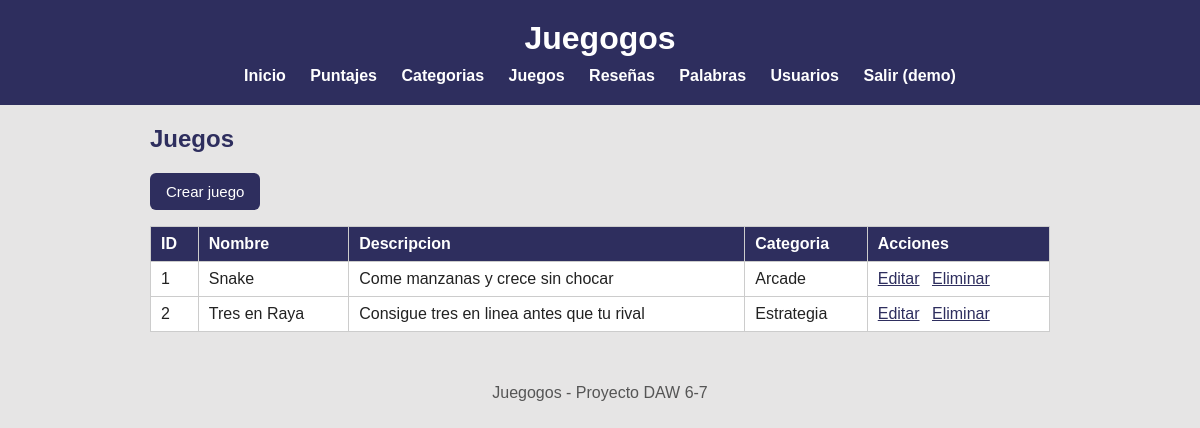
The app's page /index.php?url=juegos/listar (signed in), older data.
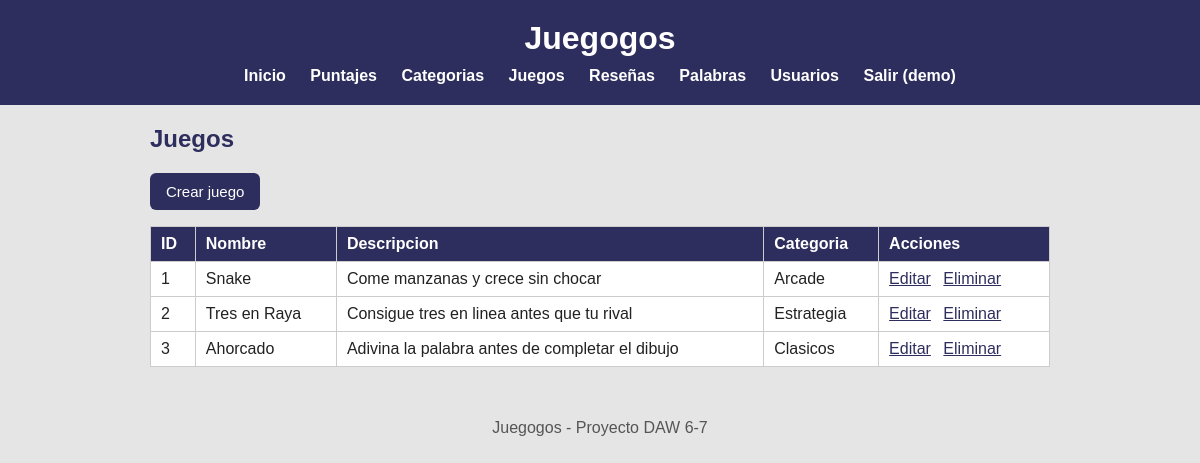
The same page, newer data.
### tables this page shows
CREATE TABLE juegos (
  id           INT AUTO_INCREMENT PRIMARY KEY,
  nombre       VARCHAR(80)  NOT NULL,
  descripcion  VARCHAR(255),
  categoria_id INT,
  FOREIGN KEY (categoria_id) REFERENCES categorias(id) ON DELETE SET NULL
);

CREATE TABLE categorias (
  id          INT AUTO_INCREMENT PRIMARY KEY,
  nombre      VARCHAR(50)  NOT NULL,
  descripcion VARCHAR(255)
);

### app/controllers/JuegoController.php (called while the page is built, shortened)
<?php
require_once __DIR__ . "/../models/Juego.php";
class JuegoController
{
    public function listar()
    {
        $juegos = Juego::obtenerTodos();
        require __DIR__ . "/../views/juegos/listar.php";
    }
}

### app/models/Juego.php (called while the page is built, shortened)
<?php
class Juego
{
    public static function obtenerTodos()
    {
        $conn = Conexion::conectar();
        $sql = "SELECT j.id, j.nombre, j.descripcion,
                       c.nombre AS nombre_categoria
                FROM juegos j
                LEFT JOIN categorias c ON c.id = j.categoria_id
                ORDER BY j.id";
        $res = $conn->query($sql);
        $juegos = [];
        while ($fila = $res->fetch_assoc()) {
            $juegos[] = $fila;
        }
        return $juegos;
    }
}

### app/views/juegos/listar.php (the view)
<?php $titulo = "Juegos"; require __DIR__ . "/../partials/header.php"; ?>
<h2>Juegos</h2>
<p><a class="boton" href="index.php?url=juegos/crearForm">Crear juego</a></p>
<table>
    <tr>
        <th>ID</th>
        <th>Nombre</th>
        <th>Descripcion</th>
        <th>Categoria</th>
        <th>Acciones</th>
    </tr>
    <?php foreach ($juegos as $j): ?>
        <tr>
            <td><?= htmlspecialchars($j["id"]) ?></td>
            <td><?= htmlspecialchars($j["nombre"]) ?></td>
            <td><?= htmlspecialchars($j["descripcion"]) ?></td>
            <td><?= htmlspecialchars($j["nombre_categoria"] ?? "Sin categoria") ?></td>
            <td>
                <a href="index.php?url=juegos/editarForm&id=<?= $j["id"] ?>">Editar</a>
                <a href="index.php?url=juegos/eliminar&id=<?= $j["id"] ?>"
                   onclick="return confirm('Eliminar juego?')">Eliminar</a>
            </td>
        </tr>
    <?php endforeach; ?>
</table>
<?php require __DIR__ . "/../partials/footer.php"; ?>

### public/index.php (shortened to what this page needs)
<?php
require_once __DIR__ . "/../app/controllers/JuegoController.php";
$url = $_GET["url"] ?? "home/index";
switch ($url) {
    case "juegos/listar":     (new JuegoController())->listar();     break;
}

### app/views/partials/header.php (shortened to what this page needs)
<?php
$hayLogin = isset($_SESSION["id_usuario"]);
?>
<!DOCTYPE html>
<html lang="es">
<head>
    <link rel="stylesheet" href="css/estilos.css">
</head>
<body>
    <header>
        <h1>Juegogos</h1>
        <nav>
            <a href="index.php?url=home/index">Inicio</a>
            <?php if ($hayLogin): ?>
                <a href="index.php?url=puntajes/listar">Puntajes</a>
                <a href="index.php?url=categorias/listar">Categorias</a>
                <a href="index.php?url=juegos/listar">Juegos</a>
                <a href="index.php?url=resenas/listar">Reseñas</a>
                <a href="index.php?url=palabras/listar">Palabras</a>
                <a href="index.php?url=usuarios/listar">Usuarios</a>
                <a href="index.php?url=auth/logout">Salir (<?= htmlspecialchars($_SESSION["usuario"]) ?>)</a>
            <?php else: ?>
                <a href="index.php?url=auth/login">Ingresar</a>
            <?php endif; ?>
        </nav>
    </header>
    <main>

### app/views/partials/footer.php
    </main>
    <footer>
        <p>Juegogos - Proyecto DAW 6-7</p>
    </footer>
</body>
</html>

### public/css/estilos.css (style rules this page uses)
body { font-family: Arial, Helvetica, sans-serif; margin: 0; padding: 0; background-color: rgb(230, 229, 229); color: #222; }
header { background-color: rgb(46, 46, 94); color: white; padding: 20px; text-align: center; }
header h1 { margin: 0; }
nav { margin-top: 10px; }
nav a { color: white; text-decoration: none; margin: 0 10px; font-weight: bold; }
main { max-width: 900px; margin: 20px auto; padding: 0 20px; }
h2 { color: rgb(46, 46, 94); }
.boton, button { display: inline-block; background-color: rgb(46, 46, 94); color: white; border: none; padding: 10px 16px; border-radius: 6px; text-decoration: none; cursor: pointer; font-size: 15px; }
table { border-collapse: collapse; width: 100%; background: white; margin-top: 12px; }
th, td { border: 1px solid #ccc; padding: 8px 10px; text-align: left; }
th { background: rgb(46, 46, 94); color: white; }
td a { color: rgb(46, 46, 94); margin-right: 8px; }
footer { text-align: center; padding: 16px; color: #555; }

Row changes from the older to the newer data that the page shows:
added juegos: id "3", nombre "Ahorcado", descripcion "Adivina la palabra antes de completar el dibujo", categoria.nombre "Clasicos"
